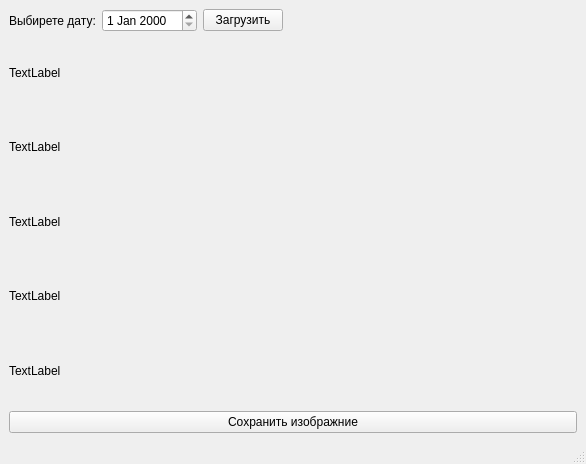
<?xml version="1.0" encoding="UTF-8"?>
<ui version="4.0">
 <class>MainWindow</class>
 <widget class="QMainWindow" name="MainWindow">
  <property name="geometry">
   <rect>
    <x>0</x>
    <y>0</y>
    <width>586</width>
    <height>464</height>
   </rect>
  </property>
  <property name="windowTitle">
   <string>APOD</string>
  </property>
  <widget class="QWidget" name="centralwidget">
   <layout class="QVBoxLayout" name="verticalLayout_2">
    <item>
     <layout class="QHBoxLayout" name="horizontalLayout_2">
      <item>
       <widget class="QLabel" name="date_select">
        <property name="text">
         <string>Выбирете дату:</string>
        </property>
       </widget>
      </item>
      <item>
       <widget class="QDateEdit" name="dateEdit"/>
      </item>
      <item>
       <widget class="QPushButton" name="pushButton">
        <property name="text">
         <string>Загрузить</string>
        </property>
       </widget>
      </item>
      <item>
       <spacer name="horizontalSpacer">
        <property name="orientation">
         <enum>Qt::Horizontal</enum>
        </property>
        <property name="sizeType">
         <enum>QSizePolicy::Expanding</enum>
        </property>
        <property name="sizeHint" stdset="0">
         <size>
          <width>40</width>
          <height>20</height>
         </size>
        </property>
       </spacer>
      </item>
     </layout>
    </item>
    <item>
     <layout class="QVBoxLayout" name="verticalLayout">
      <item>
       <widget class="QLabel" name="title">
        <property name="text">
         <string>TextLabel</string>
        </property>
       </widget>
      </item>
      <item>
       <widget class="QLabel" name="image">
        <property name="text">
         <string>TextLabel</string>
        </property>
       </widget>
      </item>
      <item>
       <widget class="QLabel" name="date">
        <property name="text">
         <string>TextLabel</string>
        </property>
       </widget>
      </item>
      <item>
       <widget class="QLabel" name="copyright">
        <property name="text">
         <string>TextLabel</string>
        </property>
       </widget>
      </item>
      <item>
       <widget class="QLabel" name="explanation">
        <property name="text">
         <string>TextLabel</string>
        </property>
       </widget>
      </item>
      <item>
       <widget class="QPushButton" name="download">
        <property name="text">
         <string>Сохранить изображние</string>
        </property>
       </widget>
      </item>
     </layout>
    </item>
   </layout>
  </widget>
  <widget class="QMenuBar" name="menubar">
   <property name="geometry">
    <rect>
     <x>0</x>
     <y>0</y>
     <width>586</width>
     <height>21</height>
    </rect>
   </property>
  </widget>
  <widget class="QStatusBar" name="statusbar"/>
 </widget>
 <tabstops>
  <tabstop>download</tabstop>
 </tabstops>
 <resources/>
 <connections/>
</ui>
